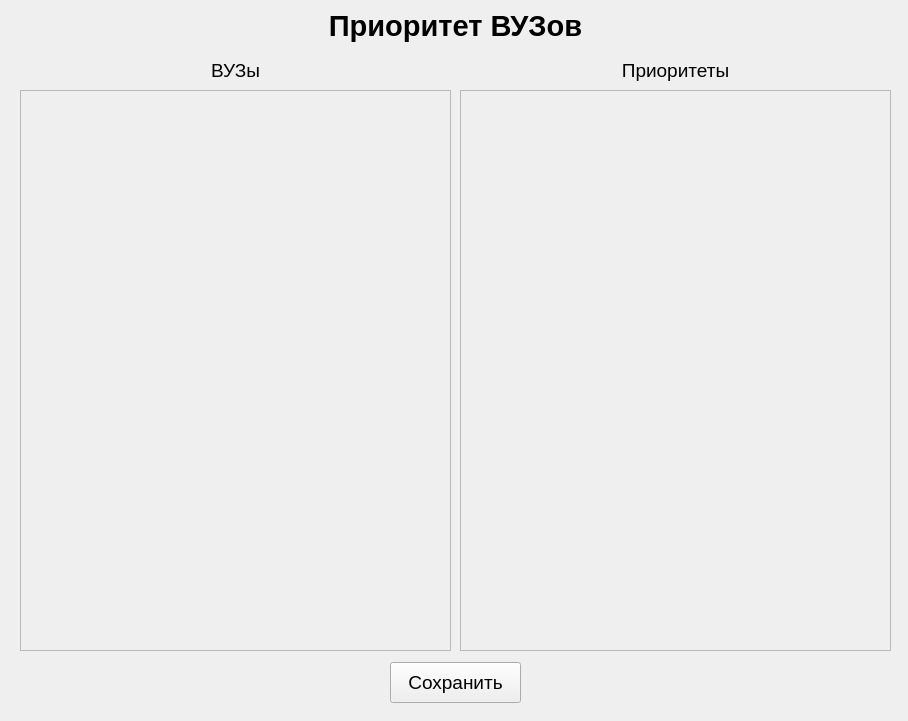
<?xml version="1.0" encoding="UTF-8"?>
<ui version="4.0">
 <class>Form</class>
 <widget class="QWidget" name="Form">
  <property name="geometry">
   <rect>
    <x>0</x>
    <y>0</y>
    <width>908</width>
    <height>721</height>
   </rect>
  </property>
  <property name="sizePolicy">
   <sizepolicy hsizetype="Fixed" vsizetype="Fixed">
    <horstretch>0</horstretch>
    <verstretch>0</verstretch>
   </sizepolicy>
  </property>
  <property name="windowTitle">
   <string>Form</string>
  </property>
  <widget class="QLabel" name="heading">
   <property name="geometry">
    <rect>
     <x>20</x>
     <y>0</y>
     <width>871</width>
     <height>51</height>
    </rect>
   </property>
   <property name="font">
    <font>
     <pointsize>22</pointsize>
     <weight>75</weight>
     <bold>true</bold>
    </font>
   </property>
   <property name="text">
    <string>Приоритет ВУЗов</string>
   </property>
   <property name="alignment">
    <set>Qt::AlignCenter</set>
   </property>
  </widget>
  <widget class="QScrollArea" name="scroll_area">
   <property name="geometry">
    <rect>
     <x>20</x>
     <y>90</y>
     <width>431</width>
     <height>561</height>
    </rect>
   </property>
   <property name="widgetResizable">
    <bool>true</bool>
   </property>
   <widget class="QWidget" name="scrollAreaWidgetContents">
    <property name="geometry">
     <rect>
      <x>0</x>
      <y>0</y>
      <width>429</width>
      <height>559</height>
     </rect>
    </property>
   </widget>
  </widget>
  <widget class="QScrollArea" name="scroll_area2">
   <property name="geometry">
    <rect>
     <x>460</x>
     <y>90</y>
     <width>431</width>
     <height>561</height>
    </rect>
   </property>
   <property name="widgetResizable">
    <bool>true</bool>
   </property>
   <widget class="QWidget" name="scrollAreaWidgetContents_2">
    <property name="geometry">
     <rect>
      <x>0</x>
      <y>0</y>
      <width>429</width>
      <height>559</height>
     </rect>
    </property>
   </widget>
  </widget>
  <widget class="QLabel" name="label">
   <property name="geometry">
    <rect>
     <x>20</x>
     <y>60</y>
     <width>431</width>
     <height>21</height>
    </rect>
   </property>
   <property name="font">
    <font>
     <pointsize>14</pointsize>
    </font>
   </property>
   <property name="text">
    <string>ВУЗы</string>
   </property>
   <property name="alignment">
    <set>Qt::AlignCenter</set>
   </property>
  </widget>
  <widget class="QLabel" name="label_2">
   <property name="geometry">
    <rect>
     <x>460</x>
     <y>60</y>
     <width>431</width>
     <height>21</height>
    </rect>
   </property>
   <property name="font">
    <font>
     <pointsize>14</pointsize>
    </font>
   </property>
   <property name="text">
    <string>Приоритеты</string>
   </property>
   <property name="alignment">
    <set>Qt::AlignCenter</set>
   </property>
  </widget>
  <widget class="QPushButton" name="save_button">
   <property name="geometry">
    <rect>
     <x>390</x>
     <y>662</y>
     <width>131</width>
     <height>41</height>
    </rect>
   </property>
   <property name="font">
    <font>
     <pointsize>14</pointsize>
    </font>
   </property>
   <property name="text">
    <string>Сохранить</string>
   </property>
  </widget>
 </widget>
 <resources/>
 <connections/>
</ui>
